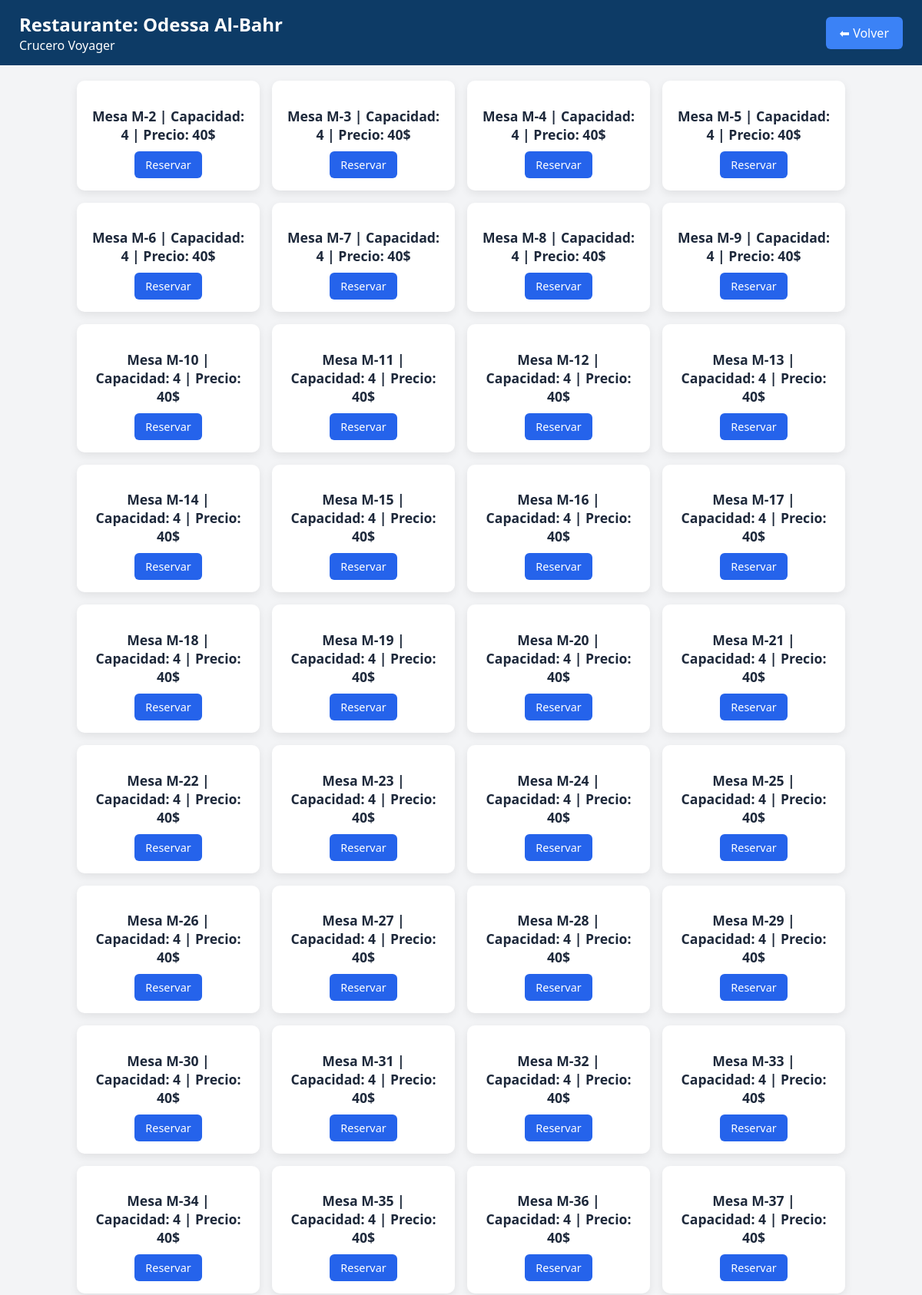
Page /reservas/voyager/restaurantes/árabe/ (signed in, upper part) on the committed database.
### App/models.py (models this page shows, shortened)
class Mesa(models.Model):
    crucero = models.CharField(max_length=20)
    numero = models.CharField(max_length=10)
    capacidad = models.IntegerField(default=4)
    reservada = models.BooleanField(default=False)
    precio = models.DecimalField(max_digits=10, decimal_places=2, default=0.00)
    restaurante = models.ForeignKey(Restaurante, on_delete=models.CASCADE, related_name="mesas")

### App/views.py (called while the page is built)
@login_required
def segundo_restaurante(request, crucero):
    mesas = Mesa.objects.filter(crucero=crucero, restaurante__nombre="Odessa Al-Bahr", reservada=False)
    viaje = Viaje.objects.filter(crucero=crucero).first()
    return render(request, "App/segundo_restaurante.html", {
        "mesas": mesas,
        "crucero": crucero,
        "viaje": viaje,
    })

### App/templates/App/segundo_restaurante.html (shortened to what this page needs)
{% load static %}
<!DOCTYPE html>
<html lang="es">
<head>
</head>
<body>
  <header class="header">
    <div>
      <div class="title">Restaurante: Odessa Al-Bahr</div>
      <div>Crucero {{ crucero|title }}</div>
    </div>
    <a href="{% url 'reservar_restaurante' crucero=crucero %}" class="btn">⬅ Volver</a>
  </header>
  <div class="grid">
    {% for mesa in mesas %}
      <div class="card">
          <h3>Mesa {{ mesa.numero }} | Capacidad: {{ mesa.capacidad }} | Precio: 40$ </h3>
        <a href="{% url 'reservar_mesa' crucero=crucero mesa_id=mesa.id %}" class="reserve-btn">
          Reservar
        </a>
      </div>
    {% empty %}
      <p>No hay mesas disponibles en este momento.</p>
    {% endfor %}
  </div>
</body>
</html>

### App/templates/App/segundo_restaurante.html (style rules this page uses)
body { font-family: 'Segoe UI', sans-serif; margin: 0; background: #f3f4f6; }
.header { background: #0d3b66; color: white; padding: 15px 25px; display: flex; justify-content: space-between; align-items: center; }
.title { font-size: 1.5rem; font-weight: 600; }
.btn { background: #3b82f6; padding: 10px 18px; border-radius: 6px; color: white; text-decoration: none; font-weight: 500; }
.grid { display: grid; grid-template-columns: repeat(auto-fill, minmax(200px, 1fr)); gap: 16px; padding: 20px; max-width: 1000px; margin: 0 auto; }
.card { background: white; border-radius: 10px; padding: 16px; box-shadow: 0 4px 12px rgba(0,0,0,0.08); text-align: center; transition: transform 0.3s ease; }
.card h3 { margin-bottom: 10px; font-size: 1.1rem; color: #1e293b; }
.reserve-btn { display: inline-block; background: #2563eb; color: white; padding: 8px 14px; border-radius: 6px; text-decoration: none; font-size: 0.9rem; font-weight: 500; }

### rows in the picture
Mesa: numero "M-2", capacidad "4"
Mesa: numero "M-3", capacidad "4"
Mesa: numero "M-4", capacidad "4"
Mesa: numero "M-5", capacidad "4"
Mesa: numero "M-6", capacidad "4"
Mesa: numero "M-7", capacidad "4"
Mesa: numero "M-8", capacidad "4"
Mesa: numero "M-9", capacidad "4"
Mesa: numero "M-10", capacidad "4"
Mesa: numero "M-11", capacidad "4"
Mesa: numero "M-12", capacidad "4"
Mesa: numero "M-13", capacidad "4"
Mesa: numero "M-14", capacidad "4"
Mesa: numero "M-15", capacidad "4"
Mesa: numero "M-16", capacidad "4"
Mesa: numero "M-17", capacidad "4"
Mesa: numero "M-18", capacidad "4"
Mesa: numero "M-19", capacidad "4"
Mesa: numero "M-20", capacidad "4"
Mesa: numero "M-21", capacidad "4"
Mesa: numero "M-22", capacidad "4"
Mesa: numero "M-23", capacidad "4"
Mesa: numero "M-24", capacidad "4"
Mesa: numero "M-25", capacidad "4"
Mesa: numero "M-26", capacidad "4"
Mesa: numero "M-27", capacidad "4"
Mesa: numero "M-28", capacidad "4"
Mesa: numero "M-29", capacidad "4"
Mesa: numero "M-30", capacidad "4"
Mesa: numero "M-31", capacidad "4"
Mesa: numero "M-32", capacidad "4"
Mesa: numero "M-33", capacidad "4"
Mesa: numero "M-34", capacidad "4"
Mesa: numero "M-35", capacidad "4"
Mesa: numero "M-36", capacidad "4"
Mesa: numero "M-37", capacidad "4"

### other values in the picture
{{ crucero|title }} "Voyager"
